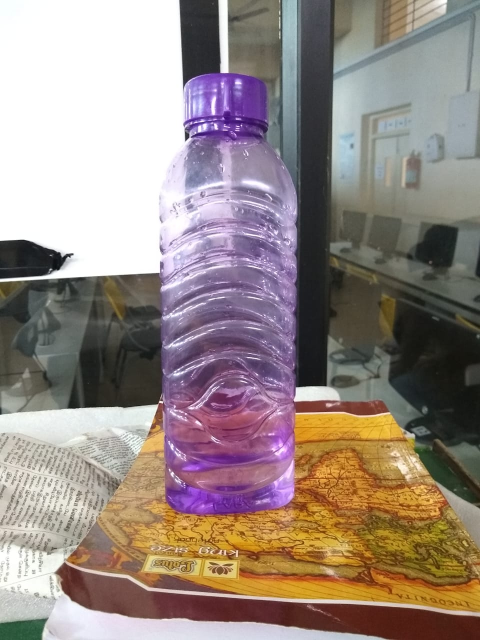
#> input picture obj-detection/test_images/image1.jpeg, 960 x 1280 px, given in place of the camera (shown at 1/2 size)
$ python redbox_detection.py   (older library calls are emulated)
#> lines starting #> are read from the running program, lines starting #| are printed output that depends on the picture; after the words box and inside, x2 and y2 are one past the last pixel; in counts of white or black regions, pixels touching at a corner belong together
# import the necessary packages
from collections import deque
import numpy as np
import argparse
import imutils
import cv2

# construct the argument parse and parse the arguments
ap = argparse.ArgumentParser()
ap.add_argument("-v", "--video",
	help="path to the (optional) video file")
ap.add_argument("-b", "--buffer", type=int, default=64,
	help="max buffer size")
args = vars(ap.parse_args())

# lower and upper boundaries of the "green" in HSV
greenLower = (10, 100,100)
greenUpper = (180, 255, 255)

# initialize the list of tracked points, to draw the ball trayectory
pts = deque(maxlen=args["buffer"])

# if a video path was not supplied, use the webcam
if not args.get("video", False):
	camera = cv2.VideoCapture(0)

# otherwise, grab a reference to the video file
else:
	camera = cv2.VideoCapture(args["video"])

# infinite loop
while True:
	# grab the current frame
	(grabbed, frame) = camera.read()
#> frame is the input picture: shape (1280, 960, 3); mean B, G, R 131.6, 137.4, 151.6

	# if we are viewing a video and we did not grab a frame,
	# then we have reached the end of the video
	if args.get("video") and not grabbed:
		break

	# resize the frame, blur it, and convert it to the HSV color space
	frame = imutils.resize(frame, width=600)
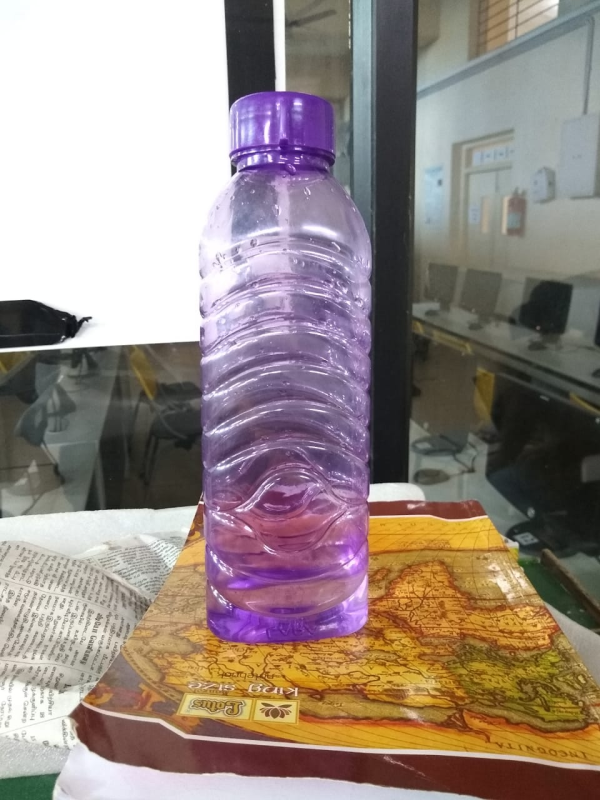
#> frame: shape (800, 600, 3); mean B, G, R 131.6, 137.4, 151.6
	output=frame.copy()
	cv2.imshow("frame",frame)
	blurred = cv2.GaussianBlur(frame, (11, 11), 0)
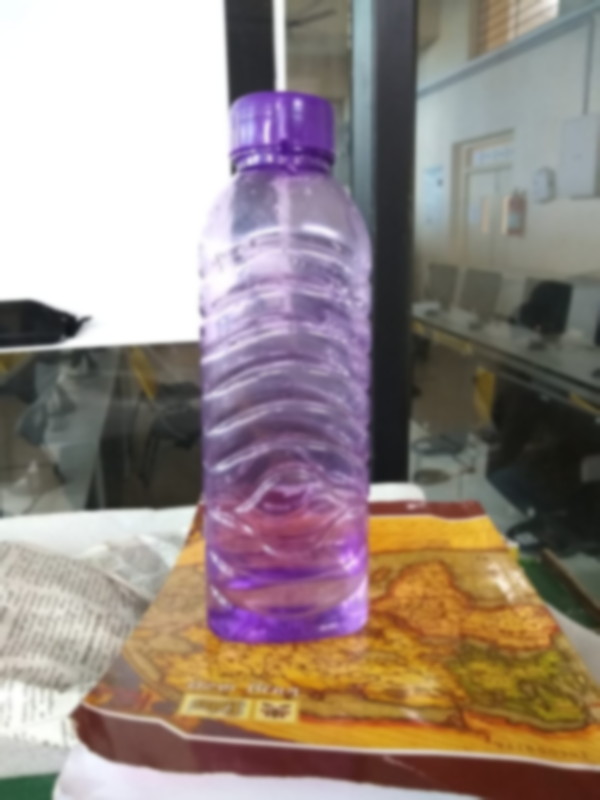
#> blurred: shape (800, 600, 3); mean B, G, R 131.6, 137.4, 151.6
	hsv = cv2.cvtColor(frame, cv2.COLOR_BGR2HSV)
#> hsv: shape (800, 600, 3); mean H, S, V 58.7, 62.1, 157.1

	# construct a mask for the color "green", then perform
	# a series of dilations and erosions to remove any small
	# blobs left in the mask
	mask = cv2.inRange(hsv, greenLower, greenUpper)
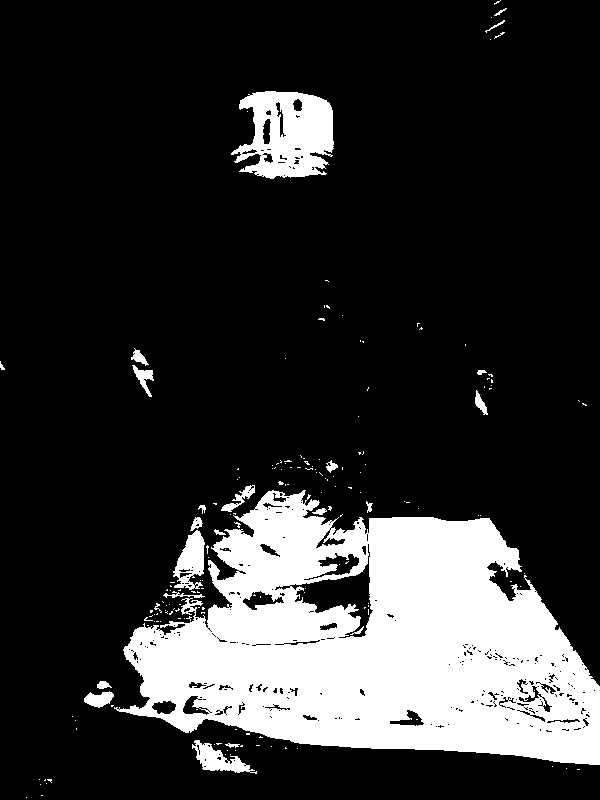
#> mask: shape (800, 600); 19% white; 179 white regions (155 under 20 px), largest, box (x1, y1, x2, y2) and area: (114, 490, 600, 765) 80587, (231, 91, 334, 179) 6135, (173, 530, 205, 590) 1116
	mask = cv2.erode(mask, None, iterations=2)
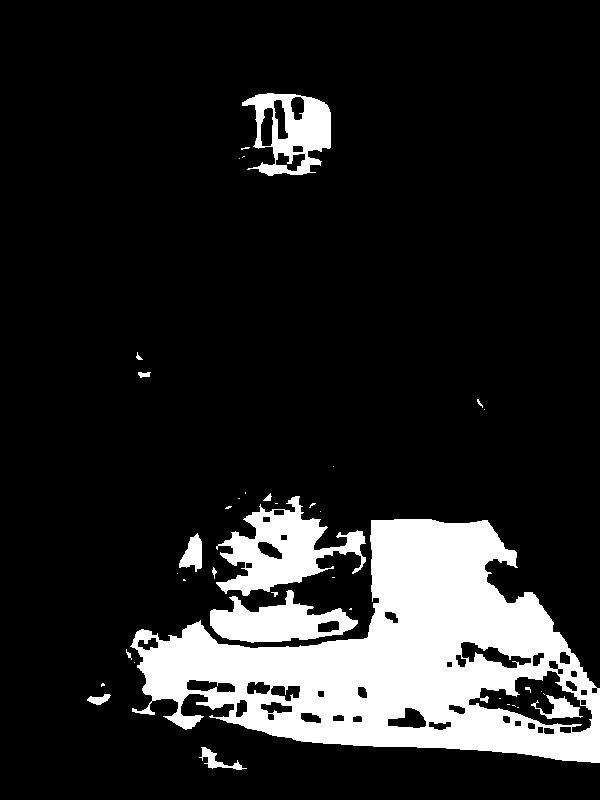
#> mask: shape (800, 600); 14.7% white; 39 white regions (25 under 20 px), largest, box (x1, y1, x2, y2) and area: (130, 519, 600, 763) 54271, (216, 496, 366, 596) 6395, (210, 590, 358, 643) 4170
	gray = cv2.dilate(mask, None, iterations=2)
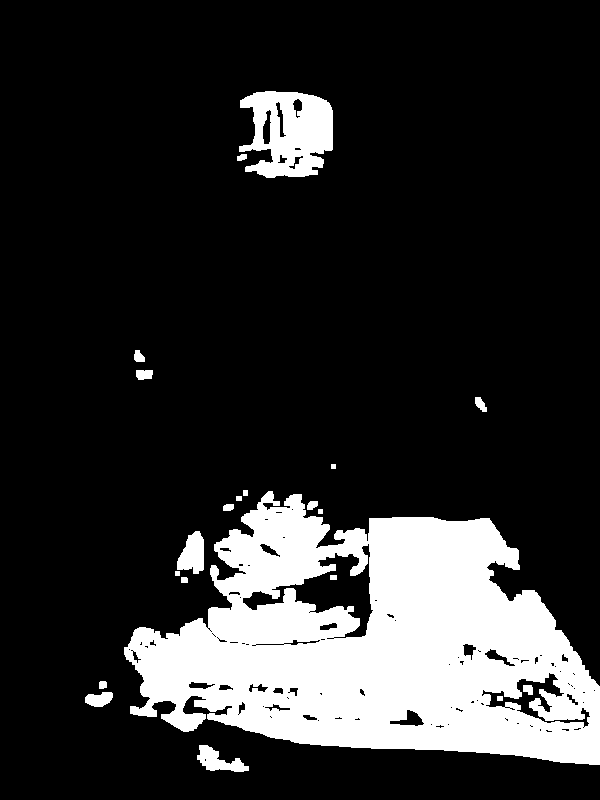
#> gray: shape (800, 600); 17.9% white; 21 white regions
	cv2.imshow("gray",gray)

	# [7 lines of commented-out code are left out]

	_,contours, h = cv2.findContours( gray, cv2.RETR_EXTERNAL, cv2.CHAIN_APPROX_SIMPLE )
#> contours = 18 contours, 3 with area under 20; largest, box (x1, y1, x2, y2) and area: (124, 491, 600, 765) 83554, (239, 91, 333, 178) 5988, (177, 531, 204, 574) 752, (197, 745, 249, 772) 624, (85, 692, 113, 707) 276; h = 18 rows, first 6: [1, -1, -1, -1], [2, 0, -1, -1], [3, 1, -1, -1], [4, 2, -1, -1], [5, 3, -1, -1], [6, 4, -1, -1]
	approx=[]
	for cont in contours:
		if cv2.contourArea(cont)>5000:
			arc_len=cv2.arcLength(cont, True)
			approx=cv2.approxPolyDP(cont,0.15*arc_len,True)
		print(len(approx))
		if(len(approx)==4):
			print("rectangle")
#> this loop made 18 passes
#> (arc_len, approx) on passes 11, 18: (2197.2, [[124, 647], [599, 764]]), (469.4, [[240, 100], [317, 174]])
#> cont on passes 5, 7, 10, 12, 13: [[175, 571], [175, 575], [179, 575], [179, 571]], [[318, 509], [318, 513], [322, 513], [322, 509]], [[236, 496], [236, 500], [241, 500], [241, 496]], [[243, 490], [243, 495], [247, 495], [247, 490]], [[331, 464], [331, 468], [335, 468], [335, 464]]
#| 0
#| 0
#| 0
#| 0
#| 0
#| 0
#| 0
#| 0
#> (further printed lines are left out)

	key = cv2.waitKey(1) & 0xFF
#> (key q is pressed here)

	# if the 'q' key is pressed, stop the loop
	if key == ord("q"):
		break

# cleanup the camera and close any open windows
camera.release()
cv2.destroyAllWindows()

$ run again, on obj-detection/test_images/image2.jpeg
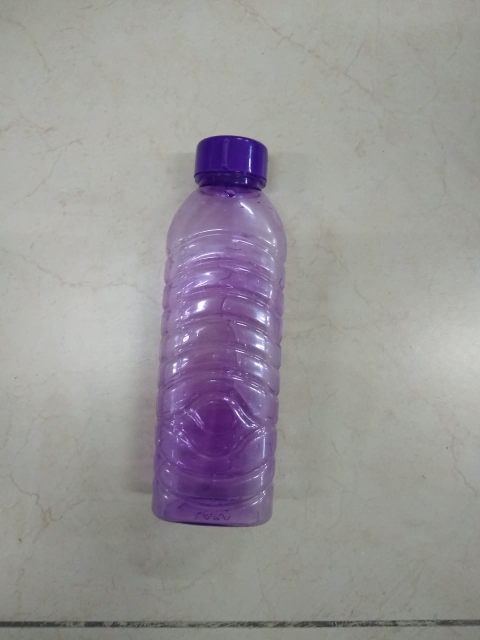
#> input picture obj-detection/test_images/image2.jpeg, 960 x 1280 px, given in place of the camera (shown at 1/2 size)
#> frame is the input picture: shape (1280, 960, 3); mean B, G, R 152.1, 150.1, 153.3
#> frame: shape (800, 600, 3)
#> hsv: shape (800, 600, 3); mean H, S, V 50.8, 22.8, 157.4
#> `mask = cv2.inRange(hsv, greenLower, greenUpper)`:
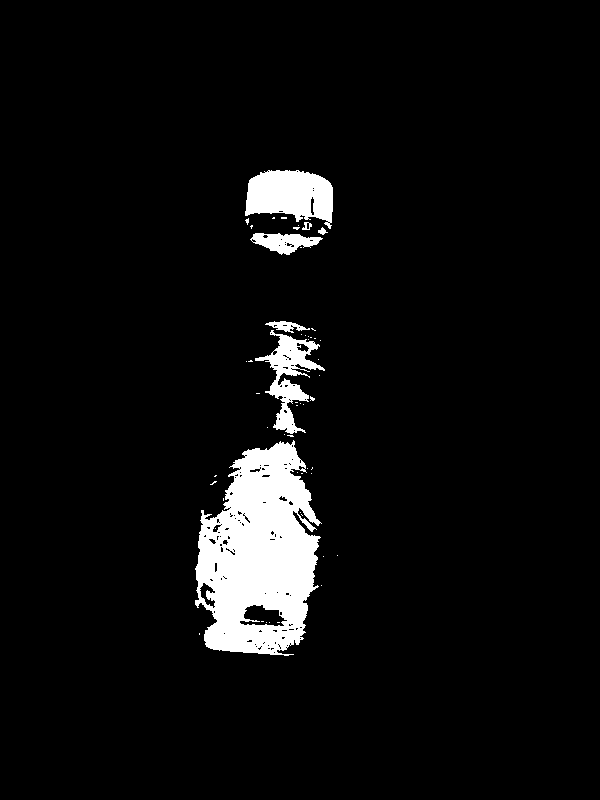
#> mask: shape (800, 600); 5.4% white; 54 white regions (47 under 20 px), largest, box (x1, y1, x2, y2) and area: (195, 440, 322, 656) 18458, (245, 170, 333, 229) 3614, (255, 330, 325, 434) 2398
#> `gray = cv2.dilate(mask, None, iterations=2)`:
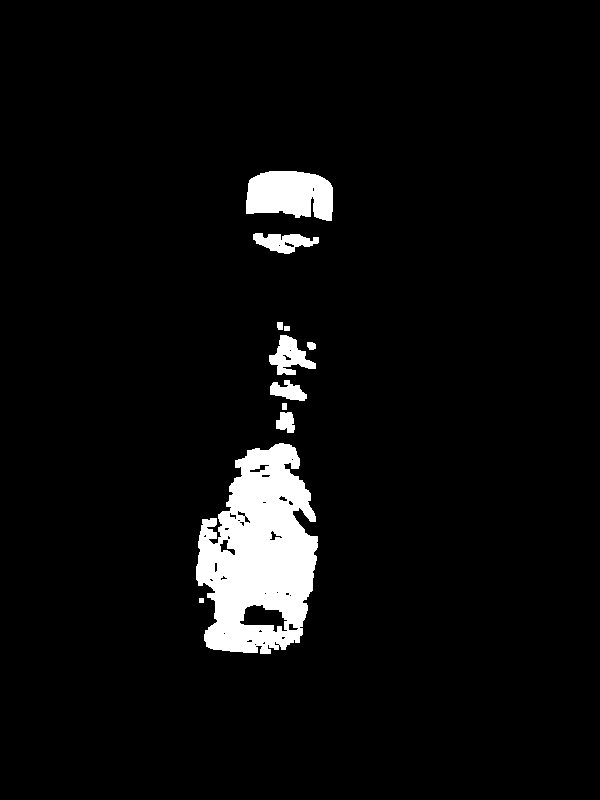
#> gray: shape (800, 600); 4.9% white; 11 white regions
#> contours = 11 contours, 1 with area under 20; largest, box (x1, y1, x2, y2) and area: (196, 443, 318, 654) 18074, (246, 171, 333, 221) 3355, (269, 335, 316, 375) 893, (253, 233, 319, 254) 756, (270, 380, 307, 401) 417; h = [[1, -1, -1, -1], [2, 0, -1, -1], [3, 1, -1, -1], [4, 2, -1, -1], [5, 3, -1, -1], [6, 4, -1, -1], [7, 5, -1, -1], [8, 6, -1, -1], [9, 7, -1, -1], [10, 8, -1, -1], [-1, 9, -1, -1]]
#> the loop `for cont in contours:` made 11 passes
#> (arc_len, approx) on pass 2: (937.5, [[289, 444], [210, 648]])
#> (printed output is left out)
